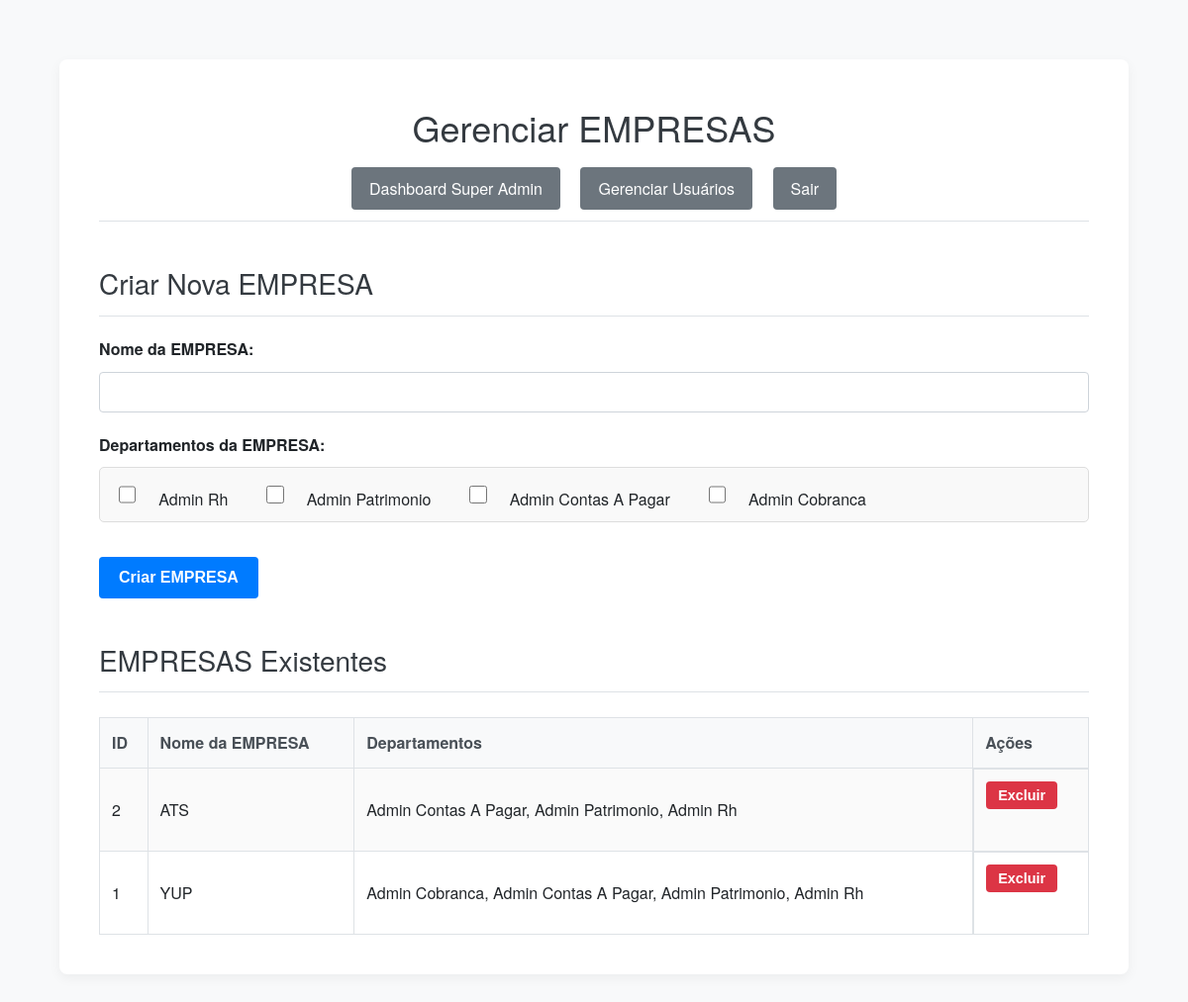
Page /super_admin/stores (signed in) on the earlier database version.
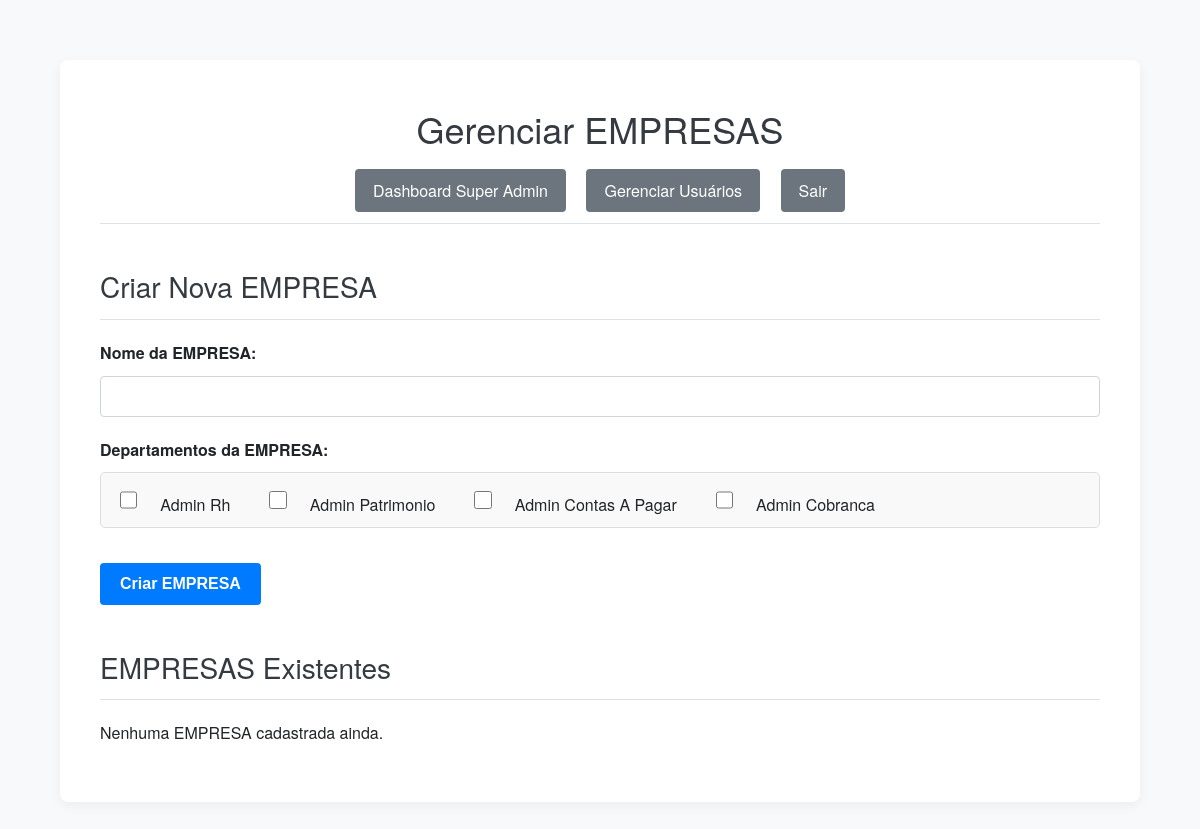
Same page on the later database version.
### tables this page shows
CREATE TABLE stores (
            id INTEGER PRIMARY KEY AUTOINCREMENT,
            name TEXT UNIQUE NOT NULL
        );

### app.py (the view, shortened to what this page needs)
@app.route('/super_admin/stores', methods=['GET', 'POST'])
@login_required
@role_required(['super_admin'])
def manage_stores():
    db = get_db()
    available_departments = ['admin_rh', 'admin_patrimonio', 'admin_contas_a_pagar', 'admin_cobranca']
    stores_data = db.execute("""
        SELECT s.id, s.name, GROUP_CONCAT(sd.department_role, ', ') as departments
        FROM stores s
        LEFT JOIN store_departments sd ON s.id = sd.store_id
        GROUP BY s.id, s.name ORDER BY s.name
    """).fetchall()
    return render_template('super_admin/manage_stores.html', stores=stores_data, available_departments=available_departments)

### app.py (called while the page is built)
def login_required(f):
    @wraps(f)
    def decorated_function(*args, **kwargs):
        if 'logged_in' not in session:
            flash('Você precisa fazer login para acessar esta página.', 'danger')
            return redirect(url_for('admin_login'))
        return f(*args, **kwargs)
    return decorated_function

def role_required(allowed_roles):
    def decorator(f):
        @wraps(f)
        def decorated_function(*args, **kwargs):
            if 'logged_in' not in session or 'role' not in session:
                flash('Você precisa fazer login para acessar esta página.', 'danger')
                return redirect(url_for('admin_login'))
            if session['role'] not in allowed_roles:
                flash('Você não tem permissão para acessar esta página.', 'danger')
                if session.get('role') == 'super_admin':
                    return redirect(url_for('super_admin_dashboard'))
                return redirect(url_for('index'))
            return f(*args, **kwargs)
        return decorated_function
    return decorator

### templates/super_admin/manage_stores.html (shortened to what this page needs)
<!DOCTYPE html>
<html lang="pt-br">
<head>
    <link rel="stylesheet" href="{{ url_for('static', filename='css/style.css') }}">
</head>
<body>
    <div class="container">
        <h1>Gerenciar EMPRESAS</h1>
        <div class="admin-nav">
            <a href="{{ url_for('super_admin_dashboard') }}">Dashboard Super Admin</a>
            <a href="{{ url_for('user_management') }}">Gerenciar Usuários</a>
            <a href="{{ url_for('admin_logout') }}">Sair</a>
        </div>
        <h2>Criar Nova EMPRESA</h2>
        <form action="{{ url_for('manage_stores') }}" method="POST">
            <label for="name">Nome da EMPRESA:</label>
            <input type="text" id="name" name="name" required>
            <label>Departamentos da EMPRESA:</label>
            <div class="department-checkboxes">
                {% for dept in available_departments %}
                <input type="checkbox" id="{{ dept }}" name="departments" value="{{ dept }}">
                <label for="{{ dept }}">{{ dept.replace('_', ' ') | title }}</label>
                {% endfor %}
            </div>
            <button type="submit">Criar EMPRESA</button>
        </form>
        <h2>EMPRESAS Existentes</h2>
        {% if stores %}
            <table>
                <thead>
                    <tr>
                        <th>ID</th>
                        <th>Nome da EMPRESA</th>
                        <th>Departamentos</th>
                        <th>Ações</th>
                    </tr>
                </thead>
                <tbody>
                    {% for store in stores %}
                        <tr>
                            <td>{{ store.id }}</td>
                            <td>{{ store.name }}</td>
                            <td>{{ (store.departments | replace('_', ' ') | title) if store.departments else 'Nenhum' }}</td>
                            <td class="actions">
                                <form action="{{ url_for('delete_store', store_id=store.id) }}" method="POST" style="display:inline;">
                                    <button type="submit" class="delete" onclick="return confirm('Tem certeza que deseja excluir a EMPRESA {{ store.name }}?');">Excluir</button>
                                </form>
                            </td>
                        </tr>
                    {% endfor %}
                </tbody>
            </table>
        {% else %}
            <p>Nenhuma EMPRESA cadastrada ainda.</p>
        {% endif %}
    </div>
</body>
</html>

Differences in the rows shown:
removed stores: id "2", name "ATS", departments "Admin Contas A Pagar, Admin Patrimonio, Admin Rh"
removed stores: id "1", name "YUP", departments "Admin Cobranca, Admin Contas A Pagar, Admin Patrimonio, Admin Rh"
Other differences:
text no longer shown: "ID Nome da EMPRESA Departamentos Ações"
text now shown: "Nenhuma EMPRESA cadastrada ainda."
